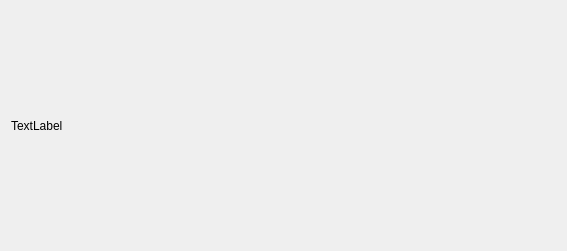
<?xml version="1.0" encoding="UTF-8"?>
<ui version="4.0">
 <class>EEG_Plot</class>
 <widget class="QWidget" name="EEG_Plot">
  <property name="geometry">
   <rect>
    <x>0</x>
    <y>0</y>
    <width>567</width>
    <height>251</height>
   </rect>
  </property>
  <property name="windowTitle">
   <string>Form</string>
  </property>
  <layout class="QHBoxLayout" name="horizontalLayout">
   <item>
    <widget class="QLabel" name="label">
     <property name="minimumSize">
      <size>
       <width>40</width>
       <height>0</height>
      </size>
     </property>
     <property name="text">
      <string>TextLabel</string>
     </property>
    </widget>
   </item>
   <item>
    <widget class="QwtPlot" name="qwtPlot"/>
   </item>
  </layout>
 </widget>
 <customwidgets>
  <customwidget>
   <class>QwtPlot</class>
   <extends>QFrame</extends>
   <header>qwt_plot.h</header>
  </customwidget>
 </customwidgets>
 <resources/>
 <connections/>
</ui>
